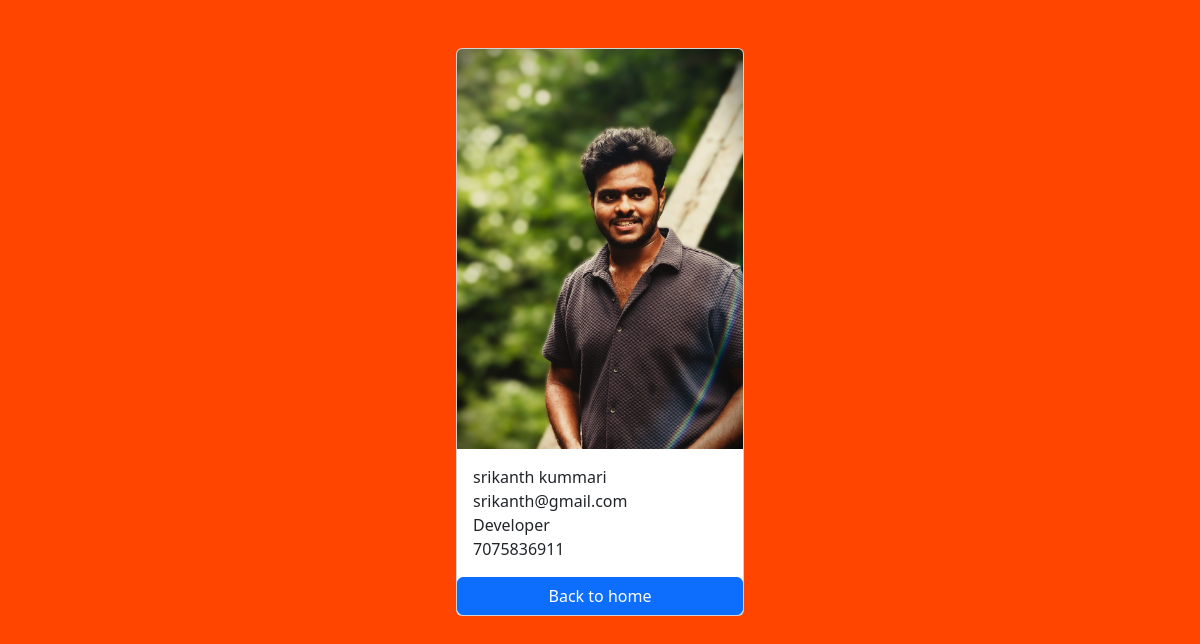
Screenshot of /employees/2/ with the database file from the repository.
### employees/models.py (models this page shows, shortened)
class Employee(models.Model):
    first_name = models.CharField(max_length=100)
    last_name = models.CharField(max_length=100)
    photo = models.ImageField(upload_to='images')
    designation = models.CharField(max_length=100)
    email_address = models.EmailField(max_length=100, unique=True)
    phone_number = models.CharField(max_length=10, blank=True)
    created_at = models.DateTimeField(auto_now_add=True)
    updated_at = models.DateTimeField(auto_now=True)

### employees/views.py (the view)
# urls.py: path('<int:pk>/', views.employee_detail, name='employee_detail'),
def employee_detail(request, pk):
    employee = get_object_or_404(Employee, pk=pk)
    context = {
        'employee' : employee,
    }
    return render(request, 'employee_detail.html', context)

### templates/employee_detail.html (shortened to what this page needs)
{% load static %}
<!DOCTYPE html>
<html lang="en">
<head>
    <link href="https://cdn.jsdelivr.net/npm/bootstrap@5.3.8/dist/css/bootstrap.min.css" rel="stylesheet">
</head>
<body>
    <div class="container pt-5">
        <div class="card mx-auto" style="width: 18rem;">
  <img class="card-img-top" src="{{ employee.photo.url }}" alt="Employee Photo">
  <div class="card-body">
    <p class="card-text m-0">{{ employee.first_name }} {{ employee.last_name }}</p>
    <p class="card-text m-0">{{ employee.email_address }}</p>
    <p class="card-text m-0">{{ employee.designation }}</p>
    <p class="card-text m-0">{{ employee.phone_number }}</p>
  </div>
  <a href="{% url 'home' %}" class="btn btn-primary">Back to home</a>
</div>
 <link rel="stylesheet" href="{% static 'css/style.css' %}">
</body>
</html>

### static/css/style.css (style rules this page uses)
body { background-color: orangered; }

### rows the page displays
Employee: photo (picture), first_name "srikanth", last_name "kummari", email_address "srikanth@gmail.com", designation "Developer", phone_number "7075836911"
